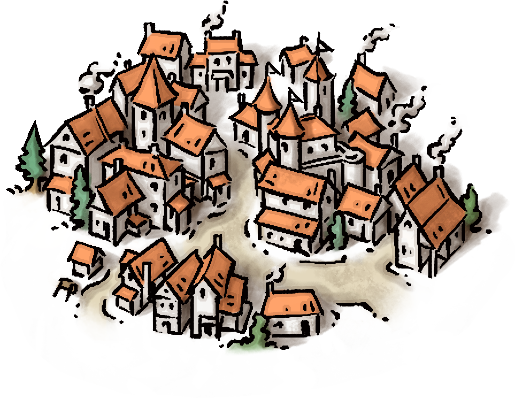
#> input picture cartemaker/imgs/obj/city.png, 515 x 398 px, found by its file name
$ python cacher.py
#> lines starting #> are read from the running program, lines starting #| are printed output that depends on the picture
'''
Created on 12 oct. 2021

@author: neonor
'''
import math
import traceback
from os import path,mkdir
from PIL import Image, ImageDraw

from django.conf import settings

CACHE_FOLDER = settings.CARTEMAKER_CACHE_FOLDER #"/home/neonor/eclipse-workspace/rpgmaster/cartemaker/cache"
R = 200
angle_cos = math.cos(math.pi/6)
border_size = 6

def decode_color(value):
    """ décode une chaine str de 8 valeurs hexa (code html sans le # avec l'alpha """
    if not value:
        return (0,0,0,0)
    else:
        value = value[1:]
        return (int(value[0:2],16),int(value[2:4],16),int(value[4:6],16),255)

def mask_hexa(x,y,r):
    """ créé un mask hexagonal """
    x,y = x//2,y//2

    p1 = x+r*angle_cos,y+r/2
    p2 = x,y+r
    p3 = x-r*angle_cos,y+r/2
    p4 = x-r*angle_cos,y-r/2
    p5 = x,y-r
    p6 = x+r*angle_cos,y-r/2

    mask = Image.new('RGBA', (x*2,y*2))
    d = ImageDraw.Draw(mask)
    d.polygon((p1,p2,p3,p4,p5,p6), fill='#000')
    return mask


def cache_bg(img_path,bg_color,bd_color=None):
    """
    création d'un hexagone de fond pour la carte, mise en cache
    """
#> (the call stopped at in cache_bg, `fileout = CACHE_FOLDER / "bg" / f"{path.splitext(path.split(img_path)[..`: django is not available in this run)
    fileout = CACHE_FOLDER / "bg" / f"{path.splitext(path.split(img_path)[-1])[0]}_{bg_color}_{bd_color}.png"
    if path.isfile(fileout):
        return fileout


    im = Image.open(img_path)
    x,y = im.size
    r = int(0.45*min([x,y]))
    try:

        out = Image.new('RGBA', (2*int(r*angle_cos),r*2),(255,255,255,0))
        mask = mask_hexa(*im.size,r)
        im = im.resize(mask.size)
        out.paste(im, (-(x//2-int(r*angle_cos)),-(y//2-r)), mask)
        im = out.resize((2*int(R*angle_cos),2*R))

        size_all = im.size
        size_center = (size_all[0]-border_size,size_all[1]-border_size)
        pos_center = (border_size//2,border_size//2)


        mask1 = mask_hexa(*size_all,R)
        bg = Image.new('RGBA', size_all,(0,0,0,0))
        bg.paste(Image.new('RGBA', size_all,decode_color(bg_color)),(0,0),mask1)
        im = im.resize(mask1.size)
        bg.alpha_composite(im)

        mask2 = mask_hexa(*size_center,R-border_size)
        bd = Image.new('RGBA', size_all,(0,0,0,0))
        bd.paste(Image.new('RGBA', size_all,decode_color(bd_color)),(0,0),mask1)
        bd.paste(Image.new('RGBA', size_center,(0,0,0,0)),pos_center,mask2)
        bg.paste(bd, (0,0), bd)

        out = Image.new('RGBA', size_all,(0,0,0,0))
        out.paste(bg,(0,0),mask1)


        out.save(fileout, format='PNG')
        return fileout
    except:
        traceback.print_exc()
        return

def cache_img(img_path,size):
    """
    création d'un hexagone de fond pour la carte, mise en cache
    """
#> called with size = 1
    try:
        im_size = (2*int(R*angle_cos),2*R)

        conf_size = {
            3:[int(R/2),int(-R*3/4),1.5],
            4:[0,-int(R),1.6],
            7:[-im_size[0]+im_size[0]//3,-int(im_size[1]/2.5),2.5],
        }
        im = Image.open(img_path)
#> im is the input picture: PIL image 515x398 RGBA; mean R, G, B, A 135.7, 122.4, 112.4, 119.4
        x,y = im.size
#> x = 515; y = 398
        _, _, coef = conf_size.get(size,[0,0,1])
        y = int(coef * y * 2*int(R*angle_cos)//x)
#> y = 267
        x = int(coef * 2*int(R*angle_cos))
        im = im.resize((x,y))
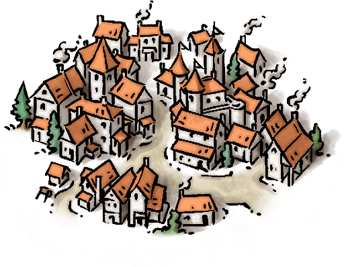
#> im: PIL image 346x267 RGBA; mean R, G, B, A 95.6, 83.8, 74.1, 119.3; transparent parts drawn white

        fileout = path.join(CACHE_FOLDER,f"{path.splitext(path.split(img_path)[-1])[0]}.png")
        im.save(fileout, format='PNG')
        return fileout
    except:
        traceback.print_exc()
        return


if __name__ == "__main__":
    print(cache_bg("/home/neonor/eclipse-workspace/rpgmaster/cartemaker/imgs/bg/scrub.png", "00AA00FF", None))
    print(cache_img("/home/neonor/eclipse-workspace/rpgmaster/cartemaker/imgs/obj/city.png", 1))
#> (the call stopped at in cache_img, `fileout = path.join(CACHE_FOLDER,f"{path.splitext(path.split(img_path)..`: django is not available in this run)


$ run again, with cartemaker/imgs/bg/forest.png copied over cartemaker/imgs/obj/city.png
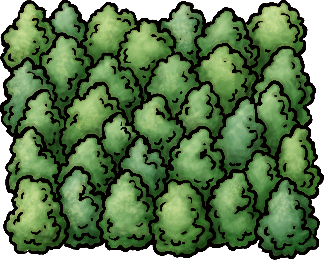
#> input picture cartemaker/imgs/bg/forest.png, 324 x 260 px, found by its file name
#> in cache_img, im is the input picture: PIL image 324x260 RGBA; mean R, G, B, A 82.7, 110.1, 68.4, 223.6
#> in cache_img, `im = im.resize((x,y))`:
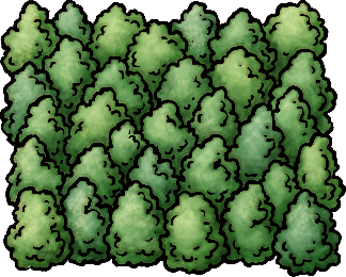
#> im: PIL image 346x277 RGBA; mean R, G, B, A 65.8, 93.7, 51.8, 223.7; transparent parts drawn white

$ run again, with cartemaker/imgs/bg/jungle.png copied over cartemaker/imgs/obj/city.png
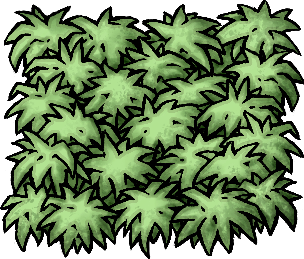
#> input picture cartemaker/imgs/bg/jungle.png, 304 x 259 px, found by its file name
#> in cache_img, im is the input picture: PIL image 304x259 RGBA; mean R, G, B, A 107, 129.2, 91.6, 209.5
#> in cache_img, `im = im.resize((x,y))`:
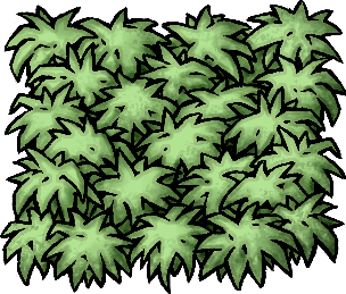
#> im: PIL image 346x294 RGBA; mean R, G, B, A 72.6, 94.9, 57, 209.5; transparent parts drawn white

$ run again, with cartemaker/imgs/bg/mixed_forest.png copied over cartemaker/imgs/obj/city.png
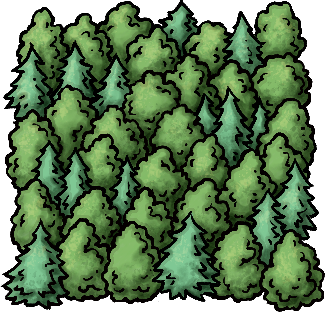
#> input picture cartemaker/imgs/bg/mixed_forest.png, 325 x 312 px, found by its file name
#> in cache_img, im is the input picture: PIL image 325x312 RGBA; mean R, G, B, A 89.3, 116.4, 79.7, 216
#> in cache_img, `im = im.resize((x,y))`:
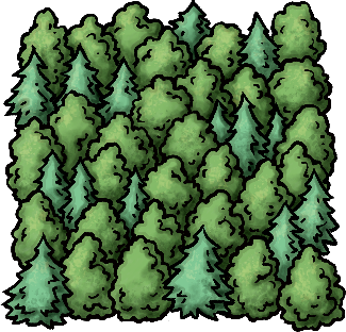
#> im: PIL image 346x332 RGBA; mean R, G, B, A 60.8, 88.3, 51.4, 216; transparent parts drawn white
